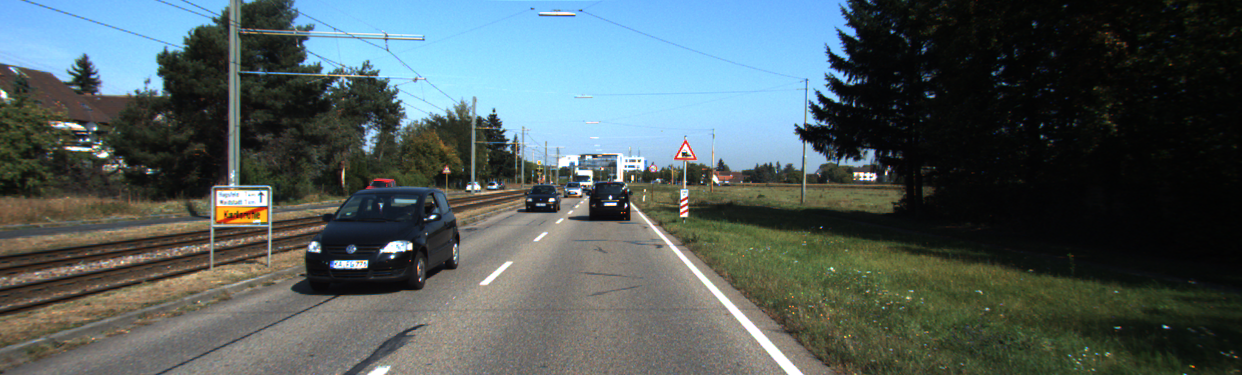
#> input picture train_000037_10.png, 1242 x 375 px
$ python classical_lane_seg1.py
#> lines starting #> are read from the running program, lines starting #| are printed output that depends on the picture; after the words box and inside, x2 and y2 are one past the last pixel; in counts of white or black regions, pixels touching at a corner belong together; long printed decimals are rounded
### iou.py
import numpy as np
from PIL import Image
from color_map import color_map

# class_rgb = np.array([128, 64, 128])

def compute_iou(pred_mask_array , true_mask_array, class_id = 1):

    """
    Computes the Intersection over Union (IoU) for a specific class between
    the predicted and true segmentation masks.

    Parameters:
        pred_mask_array (numpy.ndarray): The predicted mask 3D array (H, W, 3)
        true_mask_array (numpy.ndarray): The ground truth mask image 3D array (H, W, 3)
        class_id (int, optional): The class ID for which to calculate the IoU.
                                  Default is 1 (corresponding to lane)

    Returns:
        float: The Intersection over Union (IoU) score for the specified class.
               If there is no overlap (union is zero), returns 0."""

    assert pred_mask_array.shape == true_mask_array.shape, "Mask shapes should be the same"
    assert class_id in color_map.values(), "class_ID should be defined in color to class mapping"

    class_rgb = np.array(list(key for key, value in color_map.items() if value == class_id)[0])

    # Reshape the arrays into 2D arrays with 3 columns (RGB)
    reshaped_pred_mask_array = pred_mask_array.reshape(-1, 3)
    reshaped_true_mask_array = true_mask_array.reshape(-1, 3)

    # Create binary masks (1 for the target class, 0 for others)
    pred_lane = np.array([1 if np.all(pix == class_rgb) else 0 for pix in reshaped_pred_mask_array])
    true_lane = np.array([1 if np.all(pix == class_rgb) else 0 for pix in reshaped_true_mask_array])

    # Compute intersection and union
    intersection = np.logical_and(pred_lane, true_lane).sum()
    union = np.logical_or(pred_lane, true_lane).sum()

    # Compute IoU
    iou = intersection / union if union > 0 else 0
    return iou

# [12 lines of commented-out code are left out]

### classical_lane_seg1.py
import cv2
import numpy as np
import matplotlib.pyplot as plt

class ClassicalMethod:
  def __init__(self, imagepath):
#> called with imagepath = 'train_000037_10.png'
    self.imagepath = imagepath
    self.image = cv2.imread(imagepath)
#> self.image is the input picture: shape (375, 1242, 3); mean B, G, R 92.6, 91.8, 79.4
    if self.image is None:
            raise ValueError(f"Error: Could not open or find the image at {imagepath}")
    self.image = cv2.cvtColor(self.image, cv2.COLOR_BGR2RGB)

  def _Convert2HLS(self):
    self.hls = cv2.cvtColor(self.image, cv2.COLOR_RGB2HLS)
#> self.hls: shape (375, 1242, 3); mean of channels 0, 1, 2 64.1, 87.1, 83.5
    return self.hls

  def _ApplyMask(self):
    yellow_lower = np.array([15, 30, 115], dtype="uint8")
    yellow_upper = np.array([35, 204, 255], dtype="uint8")
    yellow_mask = cv2.inRange(self.hls, yellow_lower, yellow_upper)
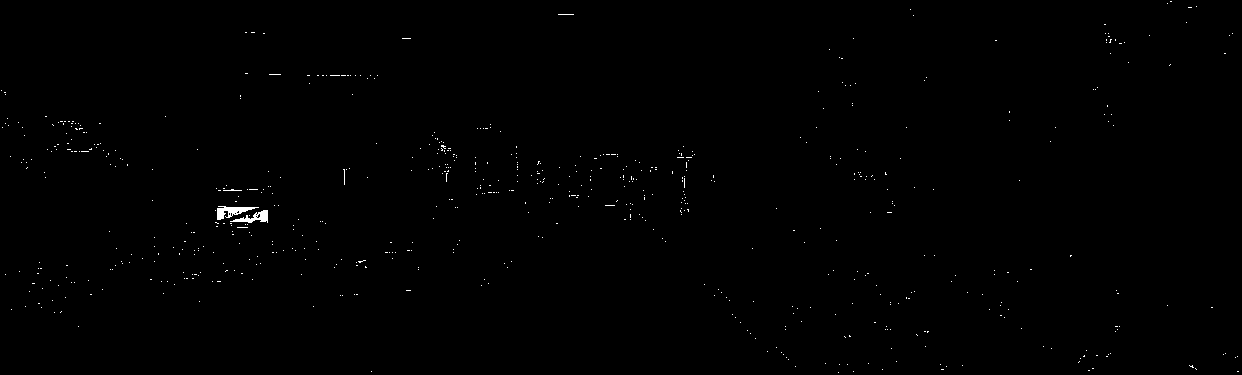
#> yellow_mask: shape (375, 1242); 0.34% white in thin lines or dots

    white_lower = np.array([0, 200, 0], dtype="uint8")
    white_upper = np.array([255, 255, 255], dtype="uint8")
    white_mask = cv2.inRange(self.hls, white_lower, white_upper)
#> white_mask: shape (375, 1242); 9% white; 335 white regions (299 under 20 px), largest, box (x1, y1, x2, y2) and area: (311, 39, 805, 182) 32532, (90, 44, 162, 95) 2099, (0, 37, 80, 80) 1696

    lane_mask = cv2.bitwise_or(yellow_mask, white_mask)
#> lane_mask: shape (375, 1242); 9.3% white; 806 white regions (767 under 20 px), largest, box (x1, y1, x2, y2) and area: (311, 39, 805, 182) 32564, (90, 44, 162, 95) 2099, (0, 37, 80, 80) 1696
    self.masked_image = cv2.bitwise_and(self.image, self.image, mask=lane_mask)
    return self.masked_image

  def _Convert2Grayscale(self):
    self.grayscale = cv2.cvtColor(self.masked_image, cv2.COLOR_RGB2GRAY)
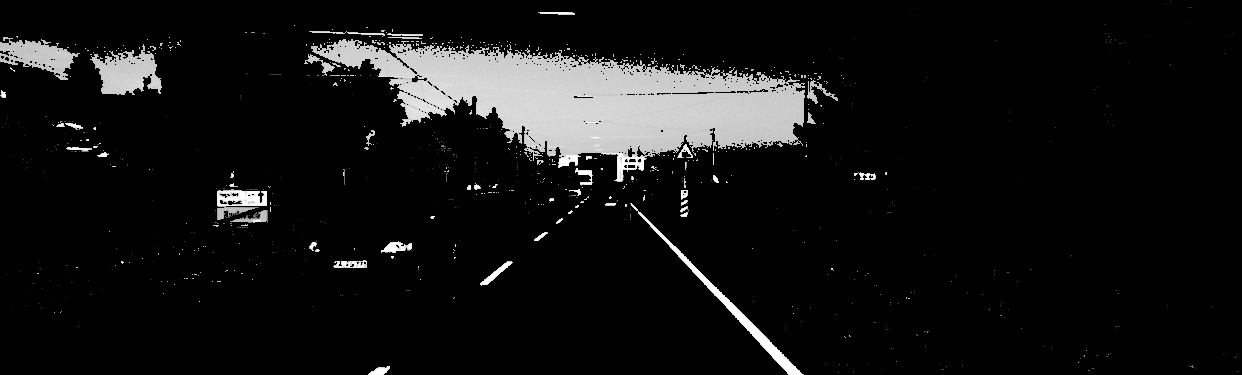
#> self.grayscale: shape (375, 1242); min 0, max 255, mean 19.3
    return self.grayscale

  def _GaussianBlur(self,filter_size=(5,5), sigma=0):
#> called with filter_size = (5, 5), sigma = 0
    self.blur = cv2.GaussianBlur(self.grayscale, filter_size, sigma)
    return self.blur

  def _DetectEdges(self, minVal=50, maxVal=150):
#> called with minVal = 50, maxVal = 150
    self.edges = cv2.Canny(self.blur, minVal, maxVal)
#> self.edges: shape (375, 1242); 2.2% white in thin lines or dots
    return self.edges

  def _RegionOfInterest(self):
    height, width = self.edges.shape[:2]
#> height = 375; width = 1242
    roi_vertices = np.array([[(0, height), (0, height*0.25),
                              (width, height*0.25), (width, height)]], dtype=np.int32)
    mask = np.zeros_like(self.edges)
    cv2.fillPoly(mask, [roi_vertices], 255)
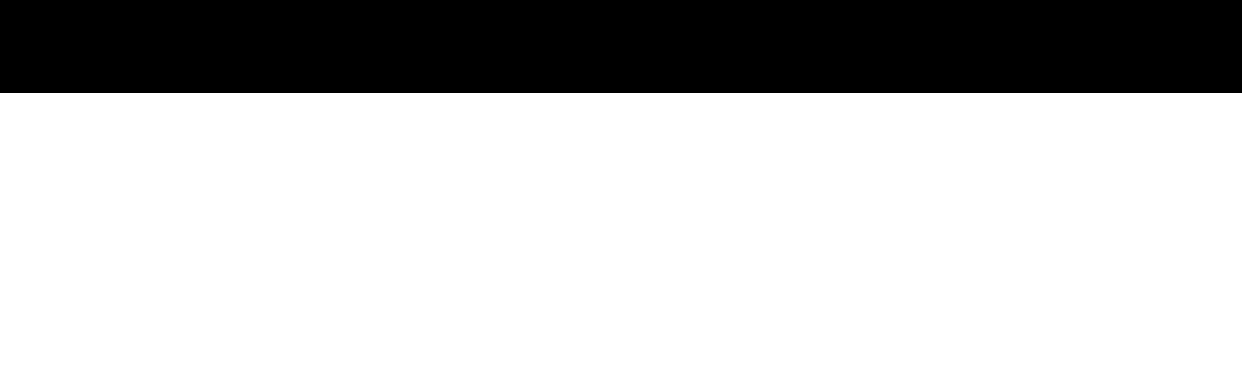
#> mask: shape (375, 1242); 75.2% white; 1 black region, box (x1, y1, x2, y2) and area: (0, 0, 1242, 93) 115506
    self.roi_edges = cv2.bitwise_and(self.edges, mask)
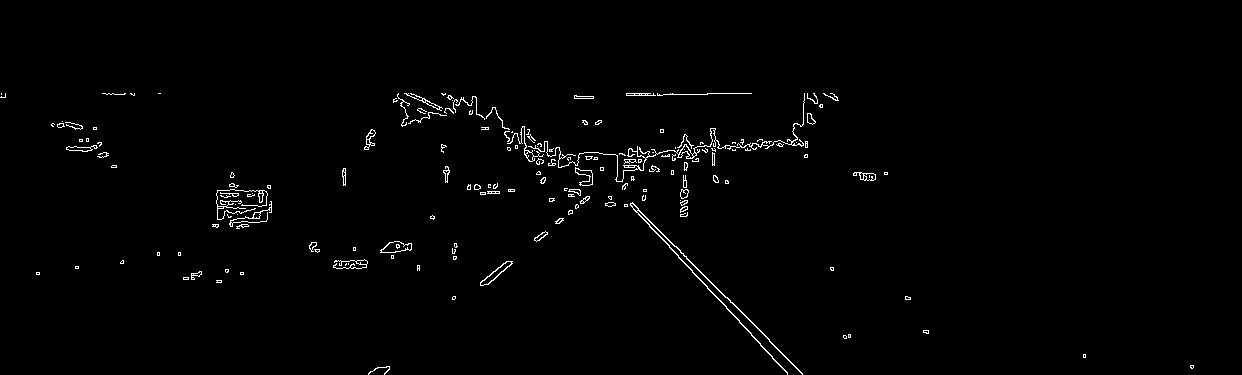
#> self.roi_edges: shape (375, 1242); 1.2% white in thin lines or dots, all inside (x1, y1, x2, y2) = (0, 93, 1194, 375)
    return self.roi_edges

  def _HoughLines(self):
    self.lines = cv2.HoughLinesP(self.roi_edges, rho=2, theta=np.pi/180, threshold=100, minLineLength=40, maxLineGap=150)
#> self.lines = 24 rows, first 6: [582, 153, 787, 373], [216, 194, 807, 143], [632, 203, 802, 373], [626, 94, 834, 94], [217, 191, 800, 140], [235, 187, 797, 138]
    return self.lines

  def _LaneBoundaries(self):
    coordinates = []

    for item in self.lines:
        x1, y1, x2, y2 = item[0]
        coordinates.append((x1, y1, x2, y2))
#> this loop made 24 passes
#> (x1, y1, x2, y2) on passes 1 to 12: (582, 153, 787, 373), (216, 194, 807, 143), (632, 203, 802, 373), (626, 94, 834, 94), (217, 191, 800, 140), (235, 187, 797, 138), (467, 186, 799, 139), (480, 283, 724, 93), (51, 125, 96, 127), (467, 189, 807, 142), (480, 193, 887, 172), (372, 371, 716, 93)
#> after the loop, coordinates = 24 items, first 6: (582, 153, 787, 373), (216, 194, 807, 143), (632, 203, 802, 373), (626, 94, 834, 94), (217, 191, 800, 140), (235, 187, 797, 138)

    self.right_lane = max(coordinates, key=lambda item: item[0])
#> self.right_lane = (632, 203, 802, 373)
    self.left_lane = min(coordinates, key=lambda item: item[0])
#> self.left_lane = (51, 125, 96, 127)

    return self.left_lane, self.right_lane

  def _FillPolygon(self):
   mask = np.zeros_like(self.image[:,:,0])
   polygon_points = np.array([[self.left_lane[0],self.left_lane[1]], [self.left_lane[2],self.left_lane[3]],[self.right_lane[0],self.right_lane[1]],[self.right_lane[2],self.right_lane[3]]])
#> polygon_points = [[51, 125], [96, 127], [632, 203], [802, 373]]
   polygon_points = polygon_points.reshape((-1, 1, 2))
   cv2.fillPoly(mask, [polygon_points], 255)
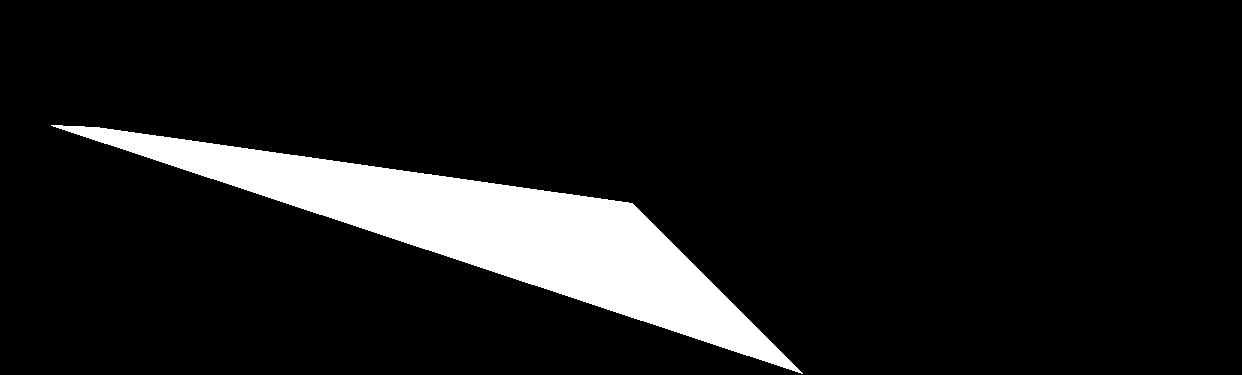
#> mask: shape (375, 1242); 9.6% white; 1 white region, box (x1, y1, x2, y2) and area: (51, 125, 803, 374) 44683

   filled_image = self.image.copy()
   filled_image[mask == 255] = [128, 64, 128]
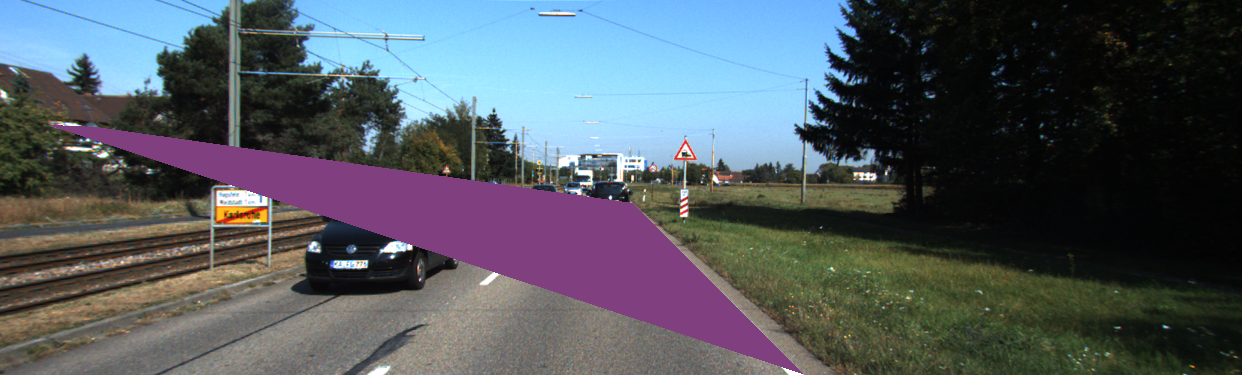
#> filled_image: shape (375, 1242, 3); mean R, G, B 81.9, 88.3, 95.7
   self.output = filled_image
   return self.output

  def _GetClassicalOutput(self):
    self._Convert2HLS()
    self._ApplyMask()
    self._Convert2Grayscale()
    self._GaussianBlur()
    self._DetectEdges()
    self._RegionOfInterest()
    self._HoughLines()
    self._LaneBoundaries()
    self._FillPolygon()
    plt.imshow(self.output)
    plt.show()

ImPath = 'train_000037_10.png'
Im = ClassicalMethod(ImPath)
Im._GetClassicalOutput()


from PIL import Image
from iou import compute_iou
true_mask = Image.open("true_000037_10.png").convert("RGB")
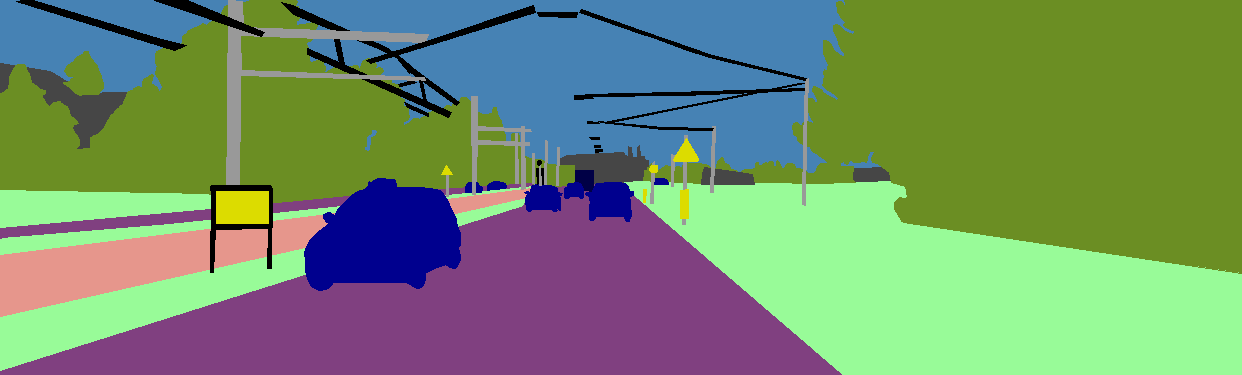
#> input picture true_000037_10.png, 1242 x 375 px
#> true_mask is the input picture: PIL image 1242x375 RGB; mean R, G, B 113.1, 141.3, 106.7
true_mask_array = np.array(true_mask)
pred_mask_array = Im.output
print(compute_iou(pred_mask_array , true_mask_array))
#> in compute_iou, `intersection = np.logical_and(pred_lane, true_lane).sum()`: intersection = 23818
#> in compute_iou, `union = np.logical_or(pred_lane, true_lane).sum()`: union = 101613
#> in compute_iou, `iou = intersection / union if union > 0 else 0`: iou = 0.234
#| 0.2344

# [11 lines of commented-out code are left out]
